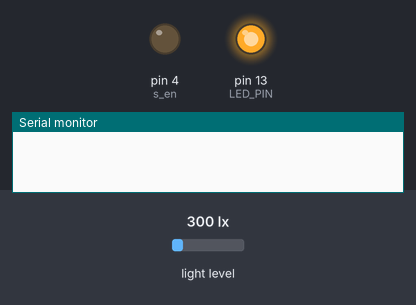
A sketch run on a simulated Arduino Uno, built with avr-gcc and run on an emulated ATmega328P. Parts: output pins drawn as LEDs (lit = HIGH), the last lines printed to the serial monitor. Wiring (inferred from the names in the program): BH1750 light sensor at I2C address 0x23. Dashed ring = blinking. Inputs (shaded band) come from the test bench; at power-on: light level 300 lx. Pins used as bus, display or sensor lines are not drawn.

Above: at 0.5 s.
At 2.5 s:
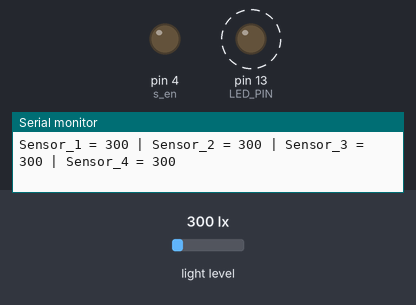
Timing chart, 0 to 3.0 s (numbered marks = the images above):
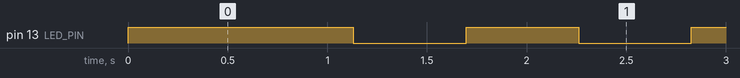

The sketch:

BH1750_Multiplexer_Serial.ino
```cpp
//    Connection:
//
//    VCC -> 3V3 or 5V
//    GND -> GND
//    SCL -> SCL (A5 on Arduino Uno, Leonardo, etc or 21 on Mega and Due, on esp8266 free selectable)
//    SDA -> SDA (A4 on Arduino Uno, Leonardo, etc or 20 on Mega and Due, on esp8266 free selectable)
//    ADD -> (not connected) or GND (I2C Address is 0x23)
//
//    ADD pin is used to set sensor I2C address. If it has voltage greater or equal to
//    0.7VCC voltage (e.g. you've connected it to VCC) the sensor address will be
//    0x5C. In other case (if ADD voltage less than 0.7 * VCC) the sensor address will
//    be 0x23 (by default).

#include <Wire.h>

// Power
#define BH1750_POWER_DOWN 0x00  // No active state
#define BH1750_POWER_ON 0x01  // Waiting for measurement command
#define BH1750_RESET 0x07  // Reset data register value - not accepted in POWER_DOWN mode

// Measurement Mode
#define CONTINUOUS_HIGH_RES_MODE 0x10  // Measurement at 1 lux resolution. Measurement time is approx 120ms
#define CONTINUOUS_HIGH_RES_MODE_2 0x11  // Measurement at 0.5 lux resolution. Measurement time is approx 120ms
#define CONTINUOUS_LOW_RES_MODE 0x13  // Measurement at 4 lux resolution. Measurement time is approx 16ms
#define ONE_TIME_HIGH_RES_MODE 0x20  // Measurement at 1 lux resolution. Measurement time is approx 120ms
#define ONE_TIME_HIGH_RES_MODE_2 0x21  // Measurement at 0.5 lux resolution. Measurement time is approx 120ms
#define ONE_TIME_LOW_RES_MODE 0x23  // Measurement at 4 lux resolution. Measurement time is approx 16ms

// I2C Address
#define BH1750_1_ADDRESS 0x23  // Sensor 1 connected to GND
#define BH1750_2_ADDRESS 0x5C  // Sensor 2 connected to VCC

// LED Blink
#define LED_PIN 13

// Definition of Variable
int16_t s_en = 4;
int16_t s0 = 5;
int16_t s1 = 6;
int16_t s2 = 7;

int16_t RawData;
int16_t SensorValue[4];

boolean blinkState = false;


void setup() {
  Wire.begin();
  Serial.begin(9600); // Baud Rate

  pinMode(s_en, OUTPUT);
  pinMode(s0, OUTPUT);
  pinMode(s1, OUTPUT);
  pinMode(s2, OUTPUT);

  digitalWrite(s_en, HIGH);
  digitalWrite(s0, HIGH);
  digitalWrite(s1, HIGH);
  digitalWrite(s2, HIGH);

  pinMode(LED_PIN, OUTPUT);
  digitalWrite(LED_PIN, HIGH);
}

void loop() {

  digitalWrite(s_en, LOW); // Enabling the Enable Switch

  for(int i = 0; i < 4; i++){
    readMux(i);

    init_BH1750(BH1750_1_ADDRESS, CONTINUOUS_HIGH_RES_MODE);
    delay(120);
    RawData_BH1750(BH1750_1_ADDRESS);
    SensorValue[i] = RawData / 1.2;
    delay(20);
  }

  Serial.print("Sensor_1 = "); Serial.print(SensorValue[0]);
  Serial.print(" | Sensor_2 = "); Serial.print(SensorValue[1]);
  Serial.print(" | Sensor_3 = "); Serial.print(SensorValue[2]);
  Serial.print(" | Sensor_4 = "); Serial.println(SensorValue[3]);

  blinkState = !blinkState;
  digitalWrite(LED_PIN, blinkState);
}

void init_BH1750(int ADDRESS, int MODE){
  //BH1750 Initializing & Reset
  Wire.beginTransmission(ADDRESS);
  Wire.write(MODE);  // PWR_MGMT_1 register
  Wire.endTransmission(true);
}

void RawData_BH1750(int ADDRESS){
  Wire.beginTransmission(ADDRESS);
  Wire.requestFrom(ADDRESS,2,true);  // request a total of 2 registers
  RawData = Wire.read() << 8 | Wire.read();  // Read Raw Data of BH1750
  Wire.endTransmission(true);
}

int readMux(int channel) {
  int controlPin[] = {s0, s1, s2};
  int muxChannel[8][3] = {
    {0,0,0}, //channel 0
    {1,0,0}, //channel 1
    {0,1,0}, //channel 2
    {1,1,0}, //channel 3
    {0,0,1}, //channel 4
    {1,0,1}, //channel 5
    {0,1,1}, //channel 6
    {1,1,1}, //channel 7  //loop through the 3 Signals
  };
  for(int i = 0; i < 3; i++){ // Connecting MUX Channel
    digitalWrite(controlPin[i], muxChannel[channel][i]);
  }
}
```

Measured:
- by itself, pin 13 (LED_PIN): alternates HIGH for 0.57 s and LOW for 0.57 s
